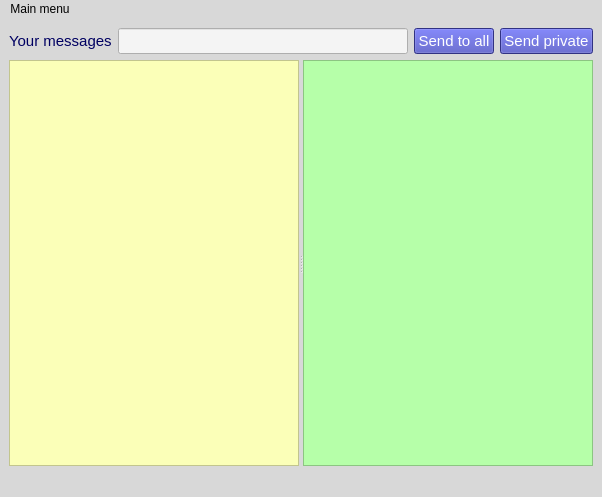
<?xml version="1.0" encoding="UTF-8"?>
<ui version="4.0">
 <class>MainWindow</class>
 <widget class="QMainWindow" name="MainWindow">
  <property name="geometry">
   <rect>
    <x>0</x>
    <y>0</y>
    <width>602</width>
    <height>497</height>
   </rect>
  </property>
  <property name="windowTitle">
   <string>Messenger</string>
  </property>
  <property name="styleSheet">
   <string notr="true">QWidget {background-color: rgb(216, 216, 216)}</string>
  </property>
  <widget class="QWidget" name="centralwidget">
   <layout class="QVBoxLayout" name="verticalLayout" stretch="0,1">
    <item>
     <layout class="QHBoxLayout" name="horizontalLayout">
      <item>
       <widget class="QLabel" name="label">
        <property name="font">
         <font>
          <pointsize>11</pointsize>
         </font>
        </property>
        <property name="styleSheet">
         <string notr="true">QLabel {color: rgb(0, 0, 97)}</string>
        </property>
        <property name="text">
         <string>Your messages</string>
        </property>
       </widget>
      </item>
      <item>
       <widget class="QLineEdit" name="messageLineEdit">
        <property name="font">
         <font>
          <pointsize>11</pointsize>
         </font>
        </property>
        <property name="styleSheet">
         <string notr="true">QLineEdit {background-color: rgb(244, 244, 244); color: rgb(0, 0, 97)}</string>
        </property>
       </widget>
      </item>
      <item>
       <widget class="QPushButton" name="sendMessageButton">
        <property name="font">
         <font>
          <pointsize>11</pointsize>
         </font>
        </property>
        <property name="styleSheet">
         <string notr="true">QPushButton {background-color: rgb(68, 70, 184); color: white}</string>
        </property>
        <property name="text">
         <string>Send to all</string>
        </property>
       </widget>
      </item>
      <item>
       <widget class="QPushButton" name="privateMessageSendButton">
        <property name="font">
         <font>
          <pointsize>11</pointsize>
         </font>
        </property>
        <property name="styleSheet">
         <string notr="true">QPushButton {background-color: rgb(68, 70, 184); color: white}</string>
        </property>
        <property name="text">
         <string>Send private</string>
        </property>
       </widget>
      </item>
     </layout>
    </item>
    <item>
     <widget class="QSplitter" name="splitter">
      <property name="orientation">
       <enum>Qt::Horizontal</enum>
      </property>
      <widget class="QTextBrowser" name="commonChatBrowser">
       <property name="font">
        <font>
         <pointsize>11</pointsize>
        </font>
       </property>
       <property name="styleSheet">
        <string notr="true">QWidget {background-color: rgb(251, 255, 184); color: rgb(0, 0, 97)}</string>
       </property>
      </widget>
      <widget class="QTextBrowser" name="privateChatBrowser">
       <property name="font">
        <font>
         <family>Segoe UI</family>
         <pointsize>11</pointsize>
        </font>
       </property>
       <property name="styleSheet">
        <string notr="true">QWidget {background-color: rgb(182, 255, 169); color: rgb(0, 0, 97)}</string>
       </property>
      </widget>
     </widget>
    </item>
   </layout>
  </widget>
  <widget class="QMenuBar" name="menubar">
   <property name="geometry">
    <rect>
     <x>0</x>
     <y>0</y>
     <width>602</width>
     <height>26</height>
    </rect>
   </property>
   <widget class="QMenu" name="menuMain_menu">
    <property name="title">
     <string>Main menu</string>
    </property>
    <addaction name="actionOpen_another_client"/>
    <addaction name="actionClose_this_client"/>
    <addaction name="separator"/>
   </widget>
   <addaction name="menuMain_menu"/>
  </widget>
  <widget class="QStatusBar" name="statusbar"/>
  <action name="actionOpen_another_client">
   <property name="text">
    <string>Open another client</string>
   </property>
   <property name="font">
    <font/>
   </property>
  </action>
  <action name="actionClose_this_client">
   <property name="text">
    <string>Close this client</string>
   </property>
   <property name="font">
    <font/>
   </property>
  </action>
 </widget>
 <resources/>
 <connections/>
</ui>
